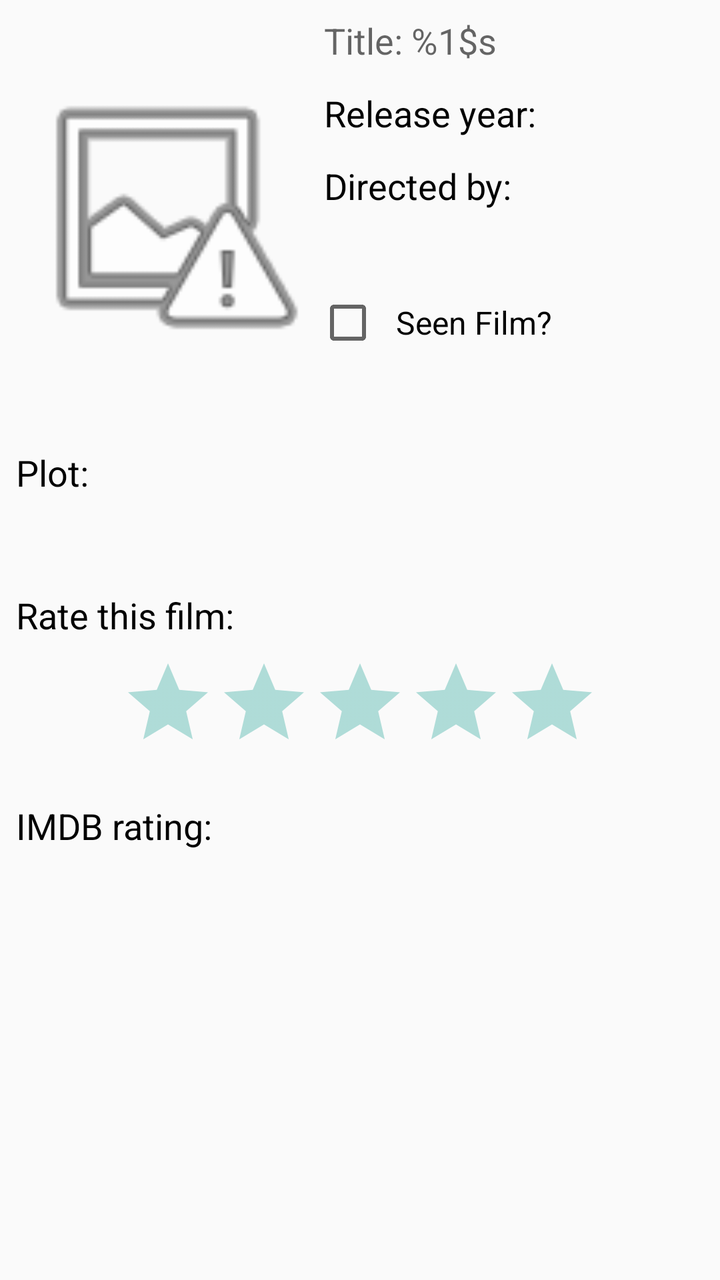
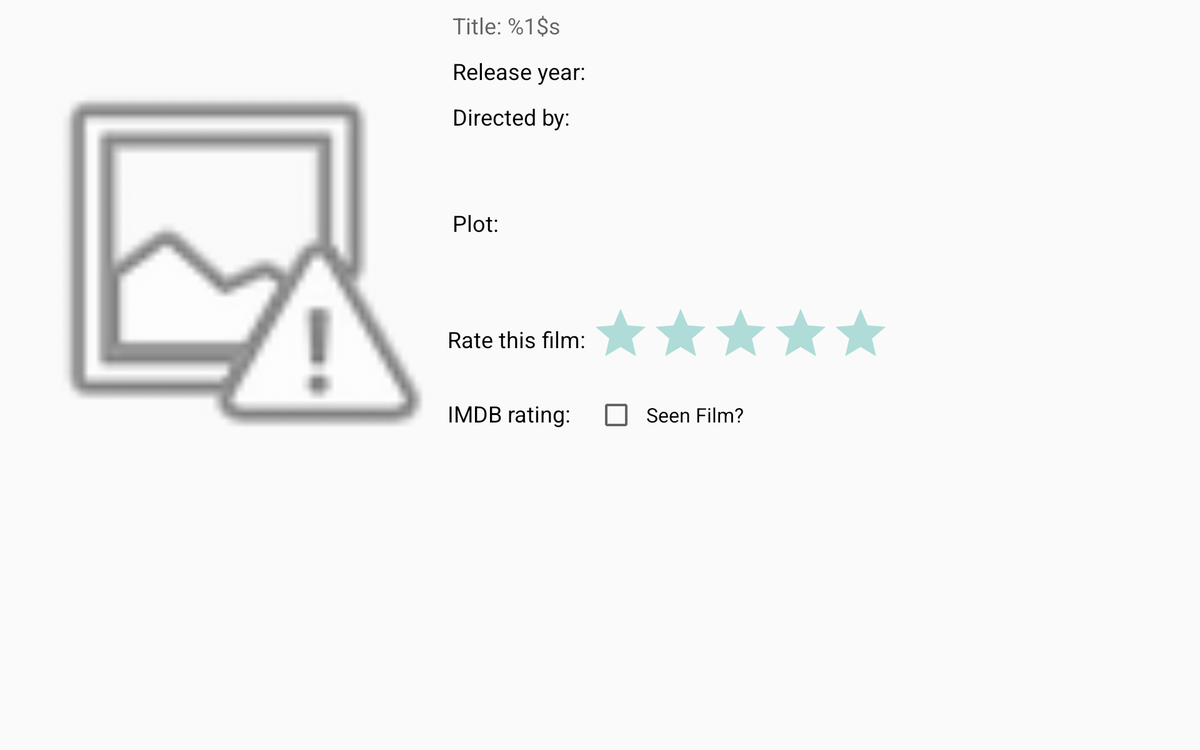

An Android layout and its configuration variant, each rendered on a device that would load it. The default file and the variant file are quoted in full after the pictures.
<!-- AndroidManifest.xml: activity theme AppTheme.NoActionBar -->
<!-- res/layout/fragment_view_film.xml -->
<?xml version="1.0" encoding="utf-8"?>
<ScrollView xmlns:android="http://schemas.android.com/apk/res/android"
    android:id="@+id/fragment_view_film_scroll_view"
    android:layout_width="match_parent"
    android:layout_height="match_parent">

    <RelativeLayout
        android:layout_width="match_parent"
        android:layout_height="wrap_content"
        android:padding="8dp">

        <ImageView
            android:id="@+id/fragment_view_film_image_view_poster"
            android:layout_width="150dp"
            android:layout_height="200dp"
            android:layout_alignParentLeft="true"
            android:layout_alignParentStart="true"
            android:layout_alignParentTop="true"
            android:adjustViewBounds="true"
            android:contentDescription="@string/content_description_no_image"
            android:src="@android:drawable/ic_menu_report_image" />

        <TextView
            android:id="@+id/fragment_view_film_text_view_title"
            android:layout_width="wrap_content"
            android:layout_height="wrap_content"
            android:layout_alignParentEnd="true"
            android:layout_alignParentRight="true"
            android:layout_marginLeft="4dp"
            android:layout_marginStart="4dp"
            android:layout_toEndOf="@+id/fragment_view_film_image_view_poster"
            android:layout_toRightOf="@+id/fragment_view_film_image_view_poster"
            android:text="@string/header_title"
            android:textAppearance="?android:attr/textAppearanceMedium" />

        <TextView
            android:id="@+id/fragment_view_film_text_view_year_header"
            android:layout_width="wrap_content"
            android:layout_height="wrap_content"
            android:layout_below="@+id/fragment_view_film_text_view_title"
            android:layout_marginLeft="4dp"
            android:layout_marginStart="4dp"
            android:layout_marginTop="12dp"
            android:layout_toEndOf="@+id/fragment_view_film_image_view_poster"
            android:layout_toRightOf="@+id/fragment_view_film_image_view_poster"
            android:text="@string/header_release_year"
            android:textAppearance="?android:attr/textAppearanceMedium"
            android:textColor="@color/colorTextBlack" />

        <TextView
            android:id="@+id/fragment_view_film_text_view_year"
            android:layout_width="wrap_content"
            android:layout_height="wrap_content"
            android:layout_alignTop="@+id/fragment_view_film_text_view_year_header"
            android:layout_marginLeft="4dp"
            android:layout_marginStart="4dp"
            android:layout_toEndOf="@+id/fragment_view_film_text_view_year_header"
            android:layout_toRightOf="@+id/fragment_view_film_text_view_year_header"
            android:textAppearance="?android:attr/textAppearanceMedium" />

        <TextView
            android:id="@+id/fragment_view_film_text_view_director_header"
            android:layout_width="wrap_content"
            android:layout_height="wrap_content"
            android:layout_alignParentEnd="true"
            android:layout_alignParentRight="true"
            android:layout_below="@+id/fragment_view_film_text_view_year"
            android:layout_marginLeft="4dp"
            android:layout_marginStart="4dp"
            android:layout_marginTop="12dp"
            android:layout_toEndOf="@id/fragment_view_film_image_view_poster"
            android:layout_toRightOf="@+id/fragment_view_film_image_view_poster"
            android:text="@string/header_director"
            android:textAppearance="?android:attr/textAppearanceMedium"
            android:textColor="@color/colorTextBlack" />

        <TextView
            android:id="@+id/fragment_view_film_text_view_director"
            android:layout_width="wrap_content"
            android:layout_height="wrap_content"
            android:layout_alignParentEnd="true"
            android:layout_alignParentRight="true"
            android:layout_below="@+id/fragment_view_film_text_view_director_header"
            android:layout_marginLeft="4dp"
            android:layout_marginStart="4dp"
            android:layout_marginTop="4dp"
            android:layout_toEndOf="@id/fragment_view_film_image_view_poster"
            android:layout_toRightOf="@+id/fragment_view_film_image_view_poster"
            android:textAppearance="?android:attr/textAppearanceMedium" />

        <CheckBox
            android:id="@+id/fragment_view_film_check_box_seen_film"
            android:layout_width="wrap_content"
            android:layout_height="wrap_content"
            android:layout_below="@+id/fragment_view_film_text_view_director"
            android:layout_centerVertical="true"
            android:layout_marginTop="12dp"
            android:layout_toEndOf="@+id/fragment_view_film_image_view_poster"
            android:layout_toRightOf="@+id/fragment_view_film_image_view_poster"
            android:checked="false"
            android:paddingEnd="8dp"
            android:paddingLeft="8dp"
            android:paddingRight="8dp"
            android:paddingStart="8dp"
            android:text="@string/checkbox_seen_film"
            android:textSize="16sp" />

        <TextView
            android:id="@+id/fragment_view_film_text_view_plot_header"
            android:layout_width="wrap_content"
            android:layout_height="wrap_content"
            android:layout_alignLeft="@+id/fragment_view_film_image_view_poster"
            android:layout_alignParentEnd="true"
            android:layout_alignParentRight="true"
            android:layout_alignStart="@+id/fragment_view_film_image_view_poster"
            android:layout_below="@+id/fragment_view_film_image_view_poster"
            android:layout_marginTop="16dp"
            android:text="@string/header_plot"
            android:textAppearance="?android:attr/textAppearanceMedium"
            android:textColor="@color/colorTextBlack" />

        <TextView
            android:id="@+id/fragment_view_film_text_view_plot"
            android:layout_width="wrap_content"
            android:layout_height="wrap_content"
            android:layout_alignLeft="@+id/fragment_view_film_image_view_poster"
            android:layout_alignParentEnd="true"
            android:layout_alignParentRight="true"
            android:layout_alignStart="@+id/fragment_view_film_image_view_poster"
            android:layout_below="@+id/fragment_view_film_text_view_plot_header"
            android:layout_marginTop="4dp"
            android:textSize="14sp" />

        <TextView
            android:id="@+id/fragment_view_film_text_view_user_rating_header"
            android:layout_width="wrap_content"
            android:layout_height="wrap_content"
            android:layout_below="@+id/fragment_view_film_text_view_plot"
            android:layout_marginTop="24dp"
            android:text="@string/header_rate_this_film"
            android:textAppearance="?android:attr/textAppearanceMedium"
            android:textColor="@color/colorTextBlack" />

        <RatingBar
            android:id="@+id/fragment_view_film_rating_bar_user_rating"
            style="@style/Widget.AppCompat.RatingBar"
            android:layout_width="wrap_content"
            android:layout_height="wrap_content"
            android:layout_below="@+id/fragment_view_film_text_view_user_rating_header"
            android:layout_centerHorizontal="true"
            android:layout_marginTop="8dp"
            android:numStars="5"
            android:theme="@style/RatingBar" />

        <LinearLayout
            android:id="@+id/fragment_view_film_layout_imdb_rating"
            android:layout_width="match_parent"
            android:layout_height="wrap_content"
            android:layout_below="@+id/fragment_view_film_rating_bar_user_rating"
            android:layout_marginTop="16dp"
            android:orientation="horizontal">

            <TextView
                android:id="@+id/fragment_view_film_text_view_imdb_rating_header"
                android:layout_width="wrap_content"
                android:layout_height="wrap_content"
                android:text="@string/header_imdb_rating"
                android:textAppearance="?android:attr/textAppearanceMedium"
                android:textColor="@color/colorTextBlack" />

            <TextView
                android:id="@+id/fragment_view_film_text_view_imdb_rating"
                android:layout_width="wrap_content"
                android:layout_height="wrap_content"
                android:layout_marginLeft="4dp"
                android:layout_marginStart="4dp"
                android:textAppearance="?android:attr/textAppearanceMedium" />

        </LinearLayout>

    </RelativeLayout>

</ScrollView>
<!-- resources referenced by this layout -->
<resources>
  <color name="colorTextBlack">#000000</color>
  <string name="checkbox_seen_film">Seen Film?</string>
  <string name="content_description_no_image">A placeholder image as no film poster is available</string>
  <string name="header_director">Directed by:</string>
  <string name="header_imdb_rating">IMDB rating:</string>
  <string name="header_plot">Plot:</string>
  <string name="header_rate_this_film">Rate this film:</string>
  <string name="header_release_year">Release year:</string>
  <string name="header_title">Title: %1$s</string>
  <style name="RatingBar" parent="Theme.AppCompat">
          <item name="colorControlNormal">@color/colorAccent</item>
          <item name="colorControlActivated">@color/colorAccent</item>
      </style>
  <style name="AppTheme.NoActionBar">
          <item name="windowActionBar">false</item>
          <item name="windowNoTitle">true</item>
      </style>
  <color name="colorAccent">#009688</color>
</resources>
<!-- res/layout-sw600dp-land/fragment_view_film.xml (the repository's variant of the layout above) -->
<!-- drawn on a 7-inch tablet turned sideways -->
<?xml version="1.0" encoding="utf-8"?>
<ScrollView xmlns:android="http://schemas.android.com/apk/res/android"
    android:id="@+id/fragment_view_film_scroll_view"
    android:layout_width="match_parent"
    android:layout_height="match_parent">

    <RelativeLayout
        android:layout_width="match_parent"
        android:layout_height="wrap_content"
        android:padding="8dp">

        <ImageView
            android:id="@+id/fragment_view_film_image_view_poster"
            android:layout_width="350dp"
            android:layout_height="400dp"
            android:layout_alignParentLeft="true"
            android:layout_alignParentStart="true"
            android:layout_alignParentTop="true"
            android:adjustViewBounds="true"
            android:contentDescription="@string/content_description_no_image"
            android:src="@android:drawable/ic_menu_report_image" />

        <TextView
            android:id="@+id/fragment_view_film_text_view_title"
            android:layout_width="wrap_content"
            android:layout_height="wrap_content"
            android:layout_alignParentEnd="true"
            android:layout_alignParentRight="true"
            android:layout_marginLeft="4dp"
            android:layout_marginStart="4dp"
            android:layout_toEndOf="@+id/fragment_view_film_image_view_poster"
            android:layout_toRightOf="@+id/fragment_view_film_image_view_poster"
            android:text="@string/header_title"
            android:textAppearance="?android:attr/textAppearanceMedium" />

        <TextView
            android:id="@+id/fragment_view_film_text_view_year_header"
            android:layout_width="wrap_content"
            android:layout_height="wrap_content"
            android:layout_below="@+id/fragment_view_film_text_view_title"
            android:layout_marginLeft="4dp"
            android:layout_marginStart="4dp"
            android:layout_marginTop="12dp"
            android:layout_toEndOf="@+id/fragment_view_film_image_view_poster"
            android:layout_toRightOf="@+id/fragment_view_film_image_view_poster"
            android:text="@string/header_release_year"
            android:textAppearance="?android:attr/textAppearanceMedium"
            android:textColor="@color/colorTextBlack" />

        <TextView
            android:id="@+id/fragment_view_film_text_view_year"
            android:layout_width="wrap_content"
            android:layout_height="wrap_content"
            android:layout_alignTop="@+id/fragment_view_film_text_view_year_header"
            android:layout_marginLeft="4dp"
            android:layout_marginStart="4dp"
            android:layout_toEndOf="@+id/fragment_view_film_text_view_year_header"
            android:layout_toRightOf="@+id/fragment_view_film_text_view_year_header"
            android:textAppearance="?android:attr/textAppearanceMedium" />

        <TextView
            android:id="@+id/fragment_view_film_text_view_director_header"
            android:layout_width="wrap_content"
            android:layout_height="wrap_content"
            android:layout_alignParentEnd="true"
            android:layout_alignParentRight="true"
            android:layout_below="@+id/fragment_view_film_text_view_year"
            android:layout_marginLeft="4dp"
            android:layout_marginStart="4dp"
            android:layout_marginTop="12dp"
            android:layout_toEndOf="@id/fragment_view_film_image_view_poster"
            android:layout_toRightOf="@+id/fragment_view_film_image_view_poster"
            android:text="@string/header_director"
            android:textAppearance="?android:attr/textAppearanceMedium"
            android:textColor="@color/colorTextBlack" />

        <TextView
            android:id="@+id/fragment_view_film_text_view_director"
            android:layout_width="wrap_content"
            android:layout_height="wrap_content"
            android:layout_alignParentEnd="true"
            android:layout_alignParentRight="true"
            android:layout_below="@+id/fragment_view_film_text_view_director_header"
            android:layout_marginLeft="4dp"
            android:layout_marginStart="4dp"
            android:layout_marginTop="4dp"
            android:layout_toEndOf="@id/fragment_view_film_image_view_poster"
            android:layout_toRightOf="@+id/fragment_view_film_image_view_poster"
            android:textAppearance="?android:attr/textAppearanceMedium" />

        <TextView
            android:id="@+id/fragment_view_film_text_view_plot_header"
            android:layout_width="wrap_content"
            android:layout_height="wrap_content"
            android:layout_below="@+id/fragment_view_film_text_view_director"
            android:layout_marginLeft="4dp"
            android:layout_marginStart="4dp"
            android:layout_marginTop="32dp"
            android:layout_toEndOf="@id/fragment_view_film_image_view_poster"
            android:layout_toRightOf="@+id/fragment_view_film_image_view_poster"
            android:text="@string/header_plot"
            android:textAppearance="?android:attr/textAppearanceMedium"
            android:textColor="@color/colorTextBlack" />

        <TextView
            android:id="@+id/fragment_view_film_text_view_plot"
            android:layout_width="wrap_content"
            android:layout_height="wrap_content"
            android:layout_below="@+id/fragment_view_film_text_view_plot_header"
            android:layout_marginLeft="4dp"
            android:layout_marginStart="4dp"
            android:layout_marginTop="4dp"
            android:layout_toEndOf="@id/fragment_view_film_image_view_poster"
            android:layout_toRightOf="@+id/fragment_view_film_image_view_poster"
            android:textAppearance="?android:attr/textAppearanceMedium" />

        <LinearLayout
            android:id="@+id/fragment_view_film_layout_user_rating"
            android:layout_width="match_parent"
            android:layout_height="wrap_content"
            android:layout_below="@+id/fragment_view_film_text_view_plot"
            android:layout_marginTop="24dp"
            android:layout_toEndOf="@id/fragment_view_film_image_view_poster"
            android:layout_toRightOf="@+id/fragment_view_film_image_view_poster"
            android:orientation="horizontal">

            <TextView
                android:id="@+id/fragment_view_film_text_view_user_rating_header"
                android:layout_width="wrap_content"
                android:layout_height="wrap_content"
                android:paddingTop="16dp"
                android:text="@string/header_rate_this_film"
                android:textAppearance="?android:attr/textAppearanceMedium"
                android:textColor="@color/colorTextBlack" />

            <RatingBar
                android:id="@+id/fragment_view_film_rating_bar_user_rating"
                style="@style/Widget.AppCompat.RatingBar"
                android:layout_width="wrap_content"
                android:layout_height="wrap_content"
                android:layout_marginLeft="4dp"
                android:layout_marginStart="4dp"
                android:numStars="5"
                android:theme="@style/RatingBar" />

        </LinearLayout>

        <LinearLayout
            android:id="@+id/fragment_view_film_layout_imdb_rating"
            android:layout_width="match_parent"
            android:layout_height="wrap_content"
            android:layout_below="@+id/fragment_view_film_layout_user_rating"
            android:layout_marginTop="16dp"
            android:layout_toEndOf="@id/fragment_view_film_image_view_poster"
            android:layout_toRightOf="@+id/fragment_view_film_image_view_poster"
            android:orientation="horizontal">

            <TextView
                android:id="@+id/fragment_view_film_text_view_imdb_rating_header"
                android:layout_width="wrap_content"
                android:layout_height="wrap_content"
                android:text="@string/header_imdb_rating"
                android:textAppearance="?android:attr/textAppearanceMedium"
                android:textColor="@color/colorTextBlack" />

            <TextView
                android:id="@+id/fragment_view_film_text_view_imdb_rating"
                android:layout_width="wrap_content"
                android:layout_height="wrap_content"
                android:layout_marginLeft="4dp"
                android:layout_marginStart="4dp"
                android:textAppearance="?android:attr/textAppearanceMedium" />

            <CheckBox
                android:id="@+id/fragment_view_film_check_box_seen_film"
                android:layout_width="wrap_content"
                android:layout_height="wrap_content"
                android:layout_marginLeft="16dp"
                android:layout_marginStart="16dp"
                android:checked="false"
                android:paddingEnd="8dp"
                android:paddingLeft="8dp"
                android:paddingRight="8dp"
                android:paddingStart="8dp"
                android:text="@string/checkbox_seen_film"
                android:textSize="16sp" />

        </LinearLayout>

    </RelativeLayout>

</ScrollView>
